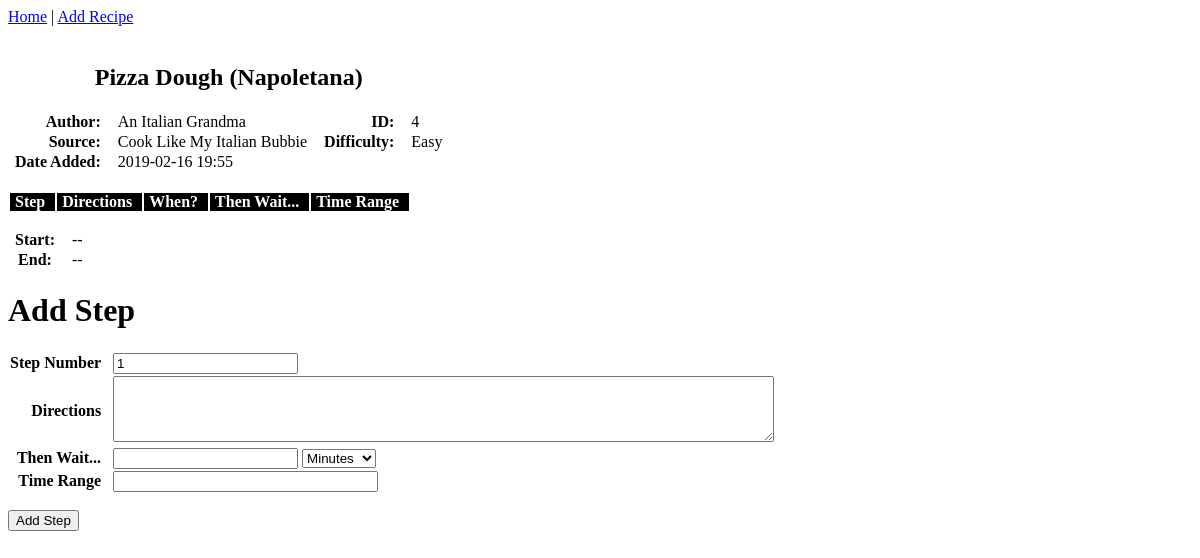
/add_step?id=4, run on an earlier commit of the app's database.
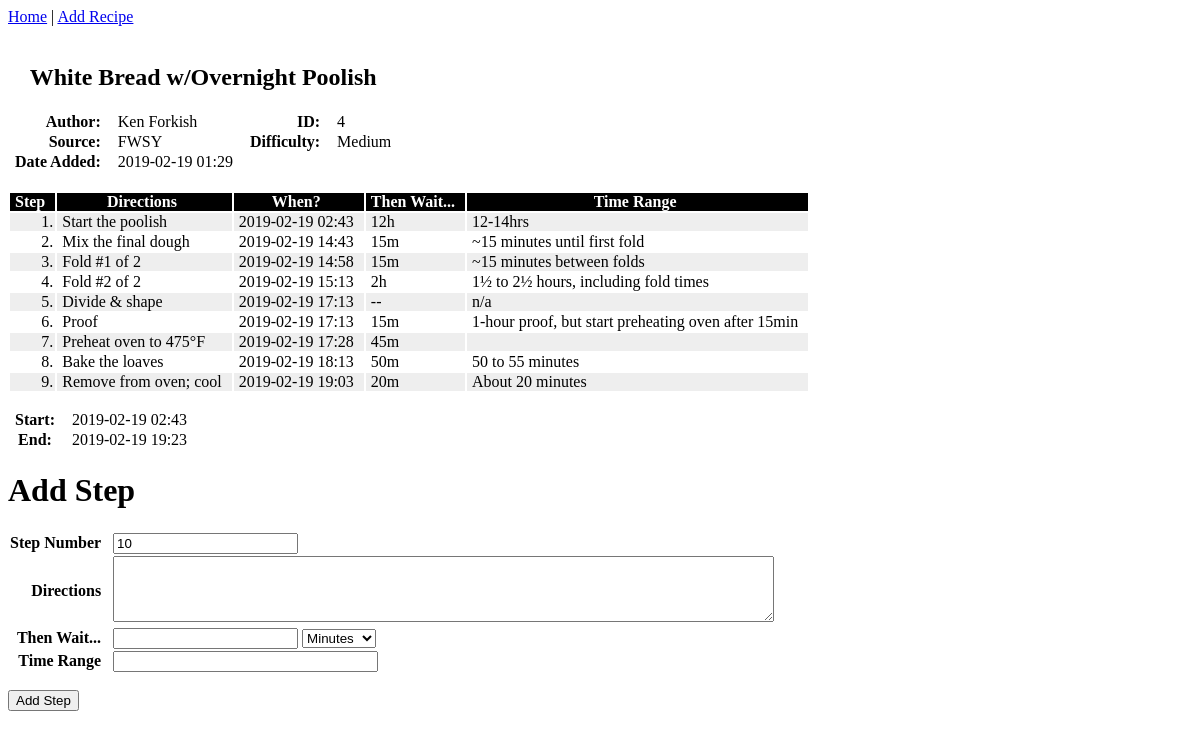
And on a later commit of the database.
### app/models.py (models this page shows, shortened)
class Recipe(db.Model):
    id = db.Column(db.Integer, primary_key=True)
    name = db.Column(db.String(64), index=True, unique=True, nullable=False)
    author = db.Column(db.String(64), index=True)
    source = db.Column(db.String(128), index=True)
    difficulty = db.Column(db.String(1), index=True)
    date_added = db.Column(db.DateTime, index=True, default=datetime.utcnow())
    steps = db.relationship('Step', backref='recipe', lazy='dynamic')

class Difficulty(db.Model):
    id = db.Column(db.String(1), primary_key=True)
    text = db.Column(db.String(16))

class Step(db.Model):
    id = db.Column(db.Integer, primary_key=True)
    recipe_id = db.Column(db.Integer, db.ForeignKey('recipe.id'), nullable=False)
    number = db.Column(db.Integer, index=True)
    text = db.Column(db.String, index=True)
    then_wait = db.Column(db.Integer)
    wait_time_range = db.Column(db.String(64))

### app/routes.py (the view)
@breadapp.route('/add_step', methods=['GET', 'POST'])
def add_step():
    sform = StepForm()
    recipe_id = request.args.get('id') or 1
    sform.recipe_id.data = recipe_id
    recipe = add_recipe_ui_fields(Recipe.query.filter_by(id=recipe_id).first())
    steps = set_when(Step.query.filter_by(recipe_id=recipe_id).order_by(Step.number).all(), now)
    if sform.validate_on_submit():
        units = sform.then_wait_units.data
        then_wait = sform.then_wait.data
        if then_wait is None:
            then_wait = 0
        elif units == 'minutes':
            then_wait = int(round(then_wait * 60, 0))
        elif units == 'hours':
            then_wait = int(round(then_wait * 60 * 60, 0))
        sdata = Step(recipe_id=recipe_id, number=sform.number.data, text=sform.text.data, then_wait=then_wait,
                     wait_time_range=sform.wait_time_range.data)
        db.session.add(sdata)
        db.session.commit()
        return redirect(url_for('add_step') + '?id={}'.format(recipe_id))
    elif request.method == 'GET':  # pre-populate the form with the recipe info and any existing steps
        max_step = Step.query.filter_by(recipe_id=recipe_id).order_by(Step.number.desc()).first()
        if max_step is None:
            sform.number.data = 1
        else:
            sform.number.data = max_step.number + 1
    return render_template('add_step.html', title='Add Step', recipe=recipe, steps=steps, sform=sform)

### app/forms.py (shortened to what this page needs)
class StepForm(FlaskForm):
    recipe_id = IntegerField('Recipe ID')
    number = IntegerField('Step Number')
    text = TextAreaField('Directions', validators=[DataRequired(), Length(max=512)])
    then_wait = DecimalField('Then Wait...', validators=[Optional(), NumberRange(min=0)])
    then_wait_units = SelectField('Units', validators=[DataRequired()], default='minutes',
                                  choices=[('hours', 'Hours'), ('minutes', 'Minutes'), ('seconds', 'Seconds')])
    wait_time_range = StringField('Time Range')
    submit = SubmitField('Add Step')

### app/routes.py (called while the page is built)
def time_string(num):
    if num is None: return ''
    else:
        hours = num // 3600
        if hours == 0:
            hstr = ''
        else:
            hstr = str(hours) + 'h'
        num %= 3600
        minutes = num // 60
        if minutes == 0:
            mstr = ''
        else:
            mstr = str(minutes) + 'm'
        num %= 60
        seconds = num
        if seconds == 0:
            sstr = ''
        else:
            sstr = str(seconds) + 's'
        return hstr + mstr + sstr

### app/templates/add_step.html (shortened to what this page needs)
{% extends "steps.html" %}
{% block add_step %}
    <div id="add_step">
        <h1>Add Step</h1>
        <form action="" method="post">
            <table id="step_form">
                <tr>
                    <th>{{ sform.number.label }}</th>
                    <td>{{ sform.number(size=5) }}</td>
                </tr>
                <tr>
                    <th>{{ sform.text.label }}</th>
                    <td>{{ sform.text(cols=80, rows=4) }}</td>
                </tr>
                <tr>
                    <th>{{ sform.then_wait.label }}</th>
                    <td>{{ sform.then_wait(size=5) }} {{ sform.then_wait_units }}
                    </td>
                </tr>
                <tr>
                    <th>{{ sform.wait_time_range.label }}</th>
                    <td>{{ sform.wait_time_range(size=30) }}</td>
                </tr>
            </table>
            <p>{{ sform.submit() }}</p>
        </form>
    </div>
{% endblock %}

### app/templates/steps.html (shortened to what this page needs)
{% extends "recipe.html" %}
{% block steps_list %}
    <div id="steps">
        <table id="steps_list">
            <tr id="step_header_row">
                <th>Step</th>
                <th>Directions</th>
                <th>When?</th>
                <th>Then Wait...</th>
                <th>Time Range</th>
            </tr>
            {% for step in steps %}
                <tr id="step_row">
                    <td id="step_number">{{ step.number }}.</td>
                    <td>{{ step.text }}</td>
                    <td>{{ step.when }}</td>
                    <td>{{ step.then_wait_ui }}</td>
                    <td>{{ step.wait_time_range }}</td>
                </tr>
            {% endfor %}
        </table>
        <table id="steps_time_summary">
            <tr id="step_header_row">
                <th>Start:</th>
                <td>{{ recipe.start_time }}</td>
            </tr>
            <tr id="step_header_row">
                <th>End:</th>
                <td>{{ recipe.end_time }}</td>
            </tr>
        </table>
    </div>
    {% block add_step %}
    {% endblock %}
{% endblock %}

### app/templates/recipe.html
{% extends "base.html" %}
{% block content %}
    <div id="recipe_display">
        <table id="single_recipe">
            <tr id="recipe_title_row">
                <td colspan="4"><h2>{{ recipe.name }}</h2></td>
            </tr>
            <tr id="recipe_row1">
                <th>Author:</th>
                <td>{{ recipe.author }}</td>
                <th>ID:</th>
                <td>{{ recipe.id }}</td>
            </tr>
            <tr id="recipe_row2">
                <th>Source:</th>
                <td>{{ recipe.source }}</td>
                <th>Difficulty:</th>
                <td>{{ recipe.difficulty_ui }}</td>
            </tr>
            <tr id="recipe_row3">
                <th>Date Added:</th>
                <td>{{ recipe.date_added_ui }}</td>
            </tr>
        </table>
    </div>
    <br>
    {% block steps_list %}
    {% endblock %}
{% endblock %}

What changed in the data, as far as the page shows it:
no longer on this page (row unchanged): Difficulty: difficulty_ui "Easy"
changed Recipe id 4: name "Pizza Dough (Napoletana)" → "White Bread w/Overnight Poolish"; author "An Italian Grandma" → "Ken Forkish"; source "Cook Like My Italian Bubbie" → "FWSY"
now on this page (row unchanged): Difficulty: difficulty_ui "Medium"
added Step: number "1", text "Start the poolish", when "2019-02-19 02:43", then_wait_ui "12h", wait_time_range "12-14hrs"
added Step: number "2", text "Mix the final dough", when "2019-02-19 14:43", then_wait_ui "15m", wait_time_range "~15 minutes until first fold"
added Step: number "3", text "Fold #1 of 2", when "2019-02-19 14:58", then_wait_ui "15m", wait_time_range "~15 minutes between folds"
added Step: number "4", text "Fold #2 of 2", when "2019-02-19 15:13", then_wait_ui "2h", wait_time_range "1½ to 2½ hours, including fold times"
added Step: number "5", text "Divide & shape", when "2019-02-19 17:13", then_wait_ui "--", wait_time_range "n/a"
added Step: number "6", text "Proof", when "2019-02-19 17:13", then_wait_ui "15m", wait_time_range "1-hour proof, but start preheating oven after 15min"
added Step: number "7", text "Preheat oven to 475°F", when "2019-02-19 17:28", then_wait_ui "45m"
added Step: number "8", text "Bake the loaves", when "2019-02-19 18:13", then_wait_ui "50m", wait_time_range "50 to 55 minutes"
added Step: number "9", text "Remove from oven; cool", when "2019-02-19 19:03", then_wait_ui "20m", wait_time_range "About 20 minutes"
Also different on the page:
{{ recipe.date_added_ui }}: "2019-02-16 19:55" → "2019-02-19 01:29"
{{ recipe.start_time }}: "--" → "2019-02-19 02:43"
{{ recipe.end_time }}: "--" → "2019-02-19 19:23"
form field number: "1" → "10"
